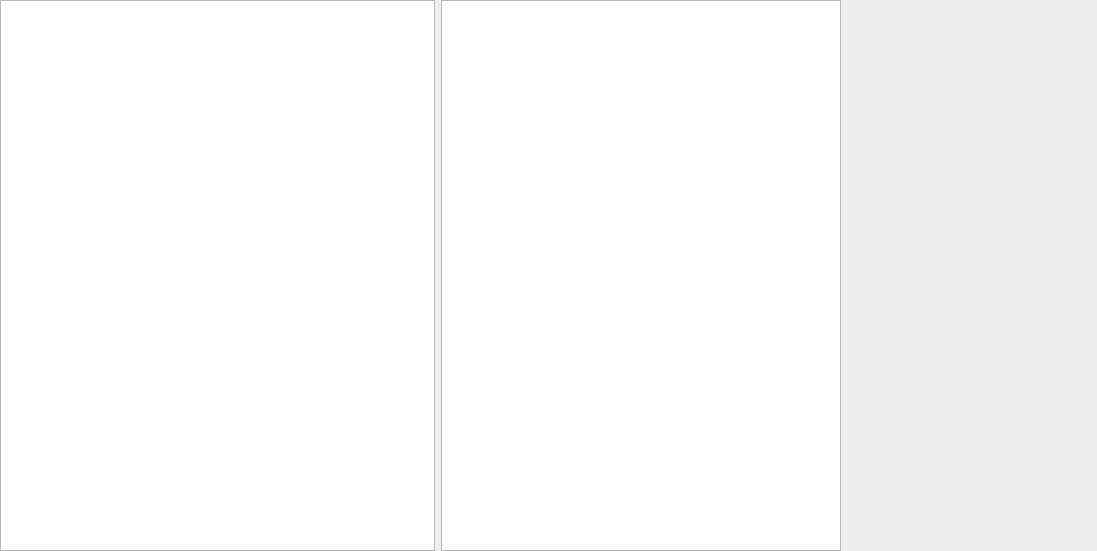
<?xml version="1.0" encoding="UTF-8"?>
<ui version="4.0">
 <class>MainWindow</class>
 <widget class="QMainWindow" name="MainWindow">
  <property name="geometry">
   <rect>
    <x>0</x>
    <y>0</y>
    <width>1097</width>
    <height>551</height>
   </rect>
  </property>
  <property name="windowTitle">
   <string>MainWindow</string>
  </property>
  <widget class="QWidget" name="centralWidget">
   <layout class="QHBoxLayout" name="horizontalLayout">
    <property name="leftMargin">
     <number>0</number>
    </property>
    <property name="topMargin">
     <number>0</number>
    </property>
    <property name="rightMargin">
     <number>0</number>
    </property>
    <property name="bottomMargin">
     <number>0</number>
    </property>
    <item>
     <widget class="QGraphicsView" name="graphicsView"/>
    </item>
    <item>
     <widget class="QTextEdit" name="textEdit">
      <property name="sizePolicy">
       <sizepolicy hsizetype="Preferred" vsizetype="Expanding">
        <horstretch>0</horstretch>
        <verstretch>0</verstretch>
       </sizepolicy>
      </property>
      <property name="minimumSize">
       <size>
        <width>400</width>
        <height>0</height>
       </size>
      </property>
     </widget>
    </item>
    <item>
     <widget class="QWidget" name="widget" native="true">
      <property name="minimumSize">
       <size>
        <width>250</width>
        <height>0</height>
       </size>
      </property>
      <property name="baseSize">
       <size>
        <width>0</width>
        <height>0</height>
       </size>
      </property>
      <layout class="QVBoxLayout" name="verticalLayout">
       <property name="spacing">
        <number>0</number>
       </property>
       <property name="leftMargin">
        <number>0</number>
       </property>
       <property name="topMargin">
        <number>0</number>
       </property>
       <property name="rightMargin">
        <number>0</number>
       </property>
       <property name="bottomMargin">
        <number>0</number>
       </property>
       <item>
        <widget class="QWidget" name="sceneContainer" native="true"/>
       </item>
       <item>
        <widget class="QWidget" name="propertyContainer" native="true"/>
       </item>
      </layout>
     </widget>
    </item>
   </layout>
  </widget>
  <widget class="QMenuBar" name="menuBar">
   <property name="geometry">
    <rect>
     <x>0</x>
     <y>0</y>
     <width>1097</width>
     <height>25</height>
    </rect>
   </property>
  </widget>
 </widget>
 <layoutdefault spacing="6" margin="11"/>
 <resources/>
 <connections/>
</ui>
